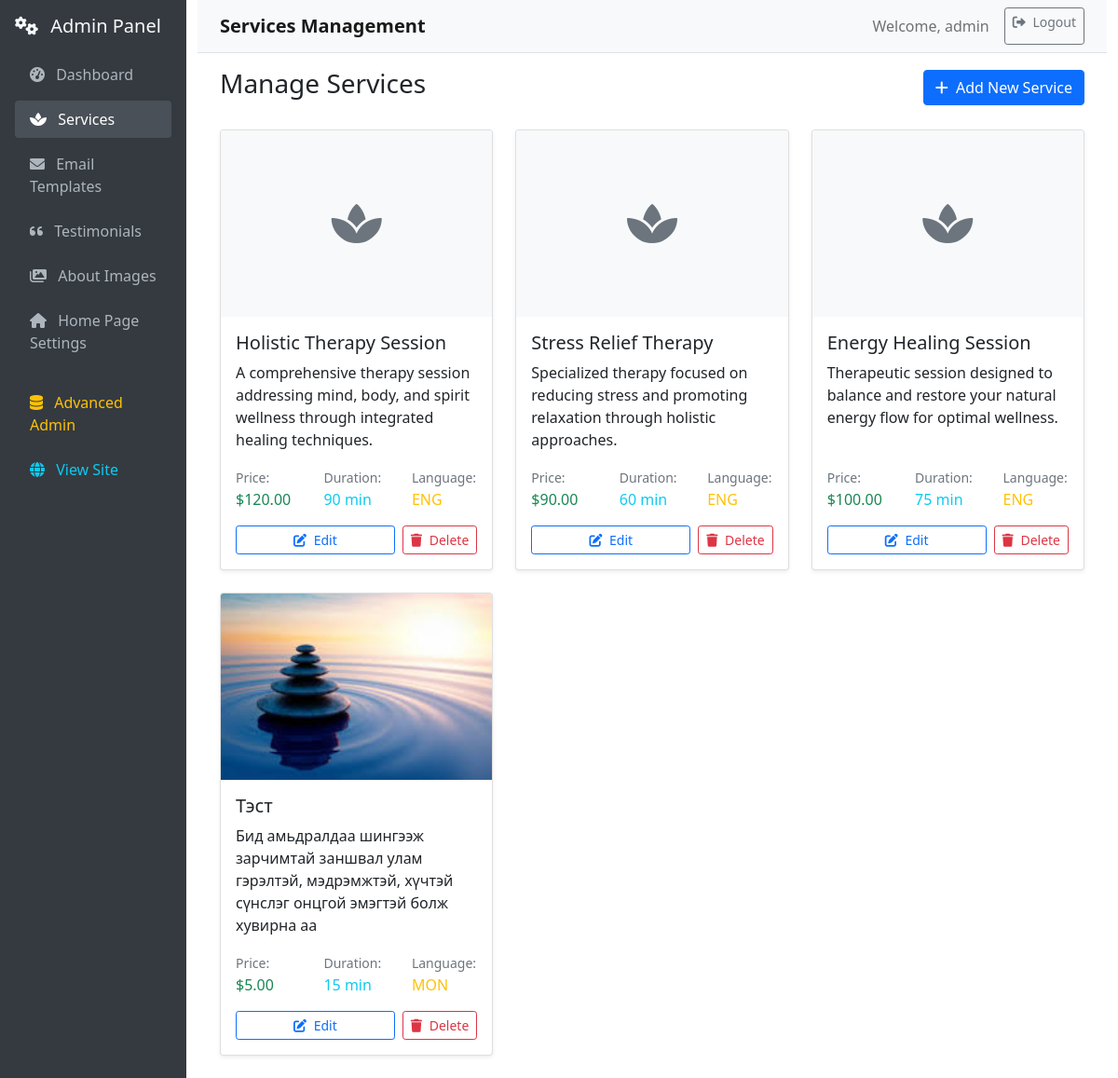
Page /admin/services (signed in) on the committed database.
### db/models.py (models this page shows, shortened)
class User(db.Model, UserMixin):
    __tablename__ = 'users'
    id = db.Column(db.Integer, primary_key=True, autoincrement=True)
    is_paid = db.Column(db.Boolean, default=False)
    username = db.Column(db.String(80), nullable=False, unique=True)
    email = db.Column(db.String(120), nullable=False, unique=True)
    password = db.Column(db.String(128), nullable=False)
    role_id = db.Column(db.Integer, db.ForeignKey('roles.id'), nullable=False)
    role = db.relationship('Role', backref=db.backref('users', lazy=True))
    created_at = db.Column(db.DateTime, default=db.func.now())
    updated_at = db.Column(db.DateTime, default=db.func.now(), onupdate=db.func.now())

class Service(db.Model):
    __tablename__ = "services"
    id = db.Column(db.Integer, primary_key=True)
    name = db.Column(db.String(100), nullable=False)
    description = db.Column(db.Text, nullable=True)
    price = db.Column(db.Float, nullable=False)
    duration = db.Column(db.Integer, nullable=False)  # Duration in minutes
    image_path = db.Column(db.String(255), nullable=True)  # Path to service image
    language = db.Column(db.String(3), nullable=False, default='ENG')  # ENG or MON

### routes/admin.py (the view)
@admin_bp.route('/services')
@admin_required
def admin_services():
    services = Service.query.all()
    return render_template('admin/services.html', services=services)

### app_factory.py (called while the page is built)
def initialize_extensions(app):
    db.init_app(app)
    migrate = Migrate(app, db)
    babel = Babel(app)
    mail = Mail(app)
    app.mail = mail  # Make mail available globally for blueprints
    login_manager = LoginManager()
    login_manager.init_app(app)
    @login_manager.user_loader
    def load_user(user_id):
        return User.query.get(int(user_id))
    try:
        from flask_cors import CORS
        CORS(app, supports_credentials=True)
        print("✅ CORS enabled")
    except ImportError:
        print("⚠️ Flask-CORS not installed. Skipping...")
    from utils.admin_setup import setup_admin
    setup_admin(app)

### routes/admin.py (called while the page is built)
def admin_required(f):
    @wraps(f)
    @login_required
    def decorated_function(*args, **kwargs):
        if not current_user.is_authenticated or current_user.role.name != 'admin':
            flash('Admin access required.', 'error')
            return redirect(url_for('main.home'))
        return f(*args, **kwargs)
    return decorated_function

### templates/admin/services.html (shortened to what this page needs)
{% extends "admin/base.html" %}
{% block page_title %}Services Management{% endblock %}
{% block content %}
<div class="row">
    <div class="col-12">
        <div class="d-flex justify-content-between align-items-center mb-4">
            <h3>Manage Services</h3>
            <a href="{{ url_for('admin_panel.create_service') }}" class="btn btn-primary">
                <i class="fas fa-plus me-1"></i>
                Add New Service
            </a>
        </div>
    </div>
</div>
<div class="row">
    {% if services %}
        {% for service in services %}
        <div class="col-md-6 col-lg-4 mb-4">
            <div class="card h-100">
                {% if service.image_path %}
                <img src="{{ url_for('static', filename=service.image_path) }}"
                     class="card-img-top"
                     style="height: 200px; object-fit: cover;"
                     alt="{{ service.name }}">
                {% else %}
                <div class="card-img-top bg-light d-flex align-items-center justify-content-center"
                     style="height: 200px;">
                    <i class="fas fa-spa fa-3x text-muted"></i>
                </div>
                {% endif %}
                <div class="card-body d-flex flex-column">
                    <h5 class="card-title">{{ service.name }}</h5>
                    <p class="card-text flex-grow-1">{{ service.description or 'No description available.' }}</p>
                    <div class="mt-auto">
                        <div class="row mb-3">
                            <div class="col-4">
                                <small class="text-muted">Price:</small><br>
                                <span class="h6 text-success">${{ '%.2f'|format(service.price) }}</span>
                            </div>
                            <div class="col-4">
                                <small class="text-muted">Duration:</small><br>
                                <span class="h6 text-info">{{ service.duration }} min</span>
                            </div>
                            <div class="col-4">
                                <small class="text-muted">Language:</small><br>
                                <span class="h6 text-warning">{{ service.language }}</span>
                            </div>
                        </div>
                        <div class="d-flex gap-2">
                            <a href="{{ url_for('admin_panel.edit_service', service_id=service.id) }}"
                               class="btn btn-outline-primary btn-sm flex-fill">
                                <i class="fas fa-edit me-1"></i>
                                Edit
                            </a>
                            <button class="btn btn-outline-danger btn-sm"
                                    onclick="confirmDelete({{ service.id }}, '{{ service.name }}')">
                                <i class="fas fa-trash me-1"></i>
                                Delete
                            </button>
                        </div>
                    </div>
                </div>
            </div>
        </div>
        {% endfor %}
    {% endif %}
</div>
{% endblock %}

### templates/admin/base.html (shortened to what this page needs)
<!DOCTYPE html>
<html lang="en">
<head>
    <link href="https://cdn.jsdelivr.net/npm/bootstrap@5.1.3/dist/css/bootstrap.min.css" rel="stylesheet">
    <link href="https://cdnjs.cloudflare.com/ajax/libs/font-awesome/6.0.0/css/all.min.css" rel="stylesheet">
</head>
<body>
    <div class="container-fluid">
        <div class="row">
            <nav class="col-md-3 col-lg-2 sidebar p-3">
                <div class="mb-3">
                    <h5 class="text-light">
                        <i class="fas fa-cogs me-2"></i>
                        Admin Panel
                    </h5>
                </div>
                <ul class="nav flex-column">
                    <li class="nav-item">
                        <a class="nav-link {% if request.endpoint == 'admin_panel.admin_panel' %}active{% endif %}"
                           href="{{ url_for('admin_panel.admin_panel') }}">
                            <i class="fas fa-tachometer-alt me-2"></i>
                            Dashboard
                        </a>
                    </li>
                    <li class="nav-item">
                        <a class="nav-link {% if request.endpoint == 'admin_panel.admin_services' %}active{% endif %}"
                           href="{{ url_for('admin_panel.admin_services') }}">
                            <i class="fas fa-spa me-2"></i>
                            Services
                        </a>
                    </li>
                    <li class="nav-item">
                        <a class="nav-link {% if request.endpoint == 'admin_panel.admin_emails' %}active{% endif %}"
                           href="{{ url_for('admin_panel.admin_emails') }}">
                            <i class="fas fa-envelope me-2"></i>
                            Email Templates
                        </a>
                    </li>
                    <li class="nav-item">
                        <a class="nav-link {% if request.endpoint == 'admin_panel.admin_testimonials' %}active{% endif %}"
                           href="{{ url_for('admin_panel.admin_testimonials') }}">
                            <i class="fas fa-quote-left me-2"></i>
                            Testimonials
                        </a>
                    </li>
                    <li class="nav-item">
                        <a class="nav-link {% if request.endpoint in ['admin_panel.admin_about_images', 'admin_panel.edit_about_image', 'admin_panel.create_about_image'] %}active{% endif %}"
                           href="{{ url_for('admin_panel.admin_about_images') }}">
                            <i class="fas fa-images me-2"></i>
                            About Images
                        </a>
                    </li>
                    <li class="nav-item">
                        <a class="nav-link {% if request.endpoint == 'admin_panel.admin_settings' %}active{% endif %}"
                           href="{{ url_for('admin_panel.admin_settings') }}">
                            <i class="fas fa-home me-2"></i>
                            Home Page Settings
                        </a>
                    </li>
                    <li class="nav-item mt-3">
                        <a class="nav-link text-warning" href="/admin/">
                            <i class="fas fa-database me-2"></i>
                            Advanced Admin
                        </a>
                    </li>
                    <li class="nav-item">
                        <a class="nav-link text-info" href="{{ url_for('main.home') }}">
                            <i class="fas fa-globe me-2"></i>
                            View Site
                        </a>
                    </li>
                </ul>
            </nav>
            <main class="col-md-9 col-lg-10 main-content">
                <nav class="navbar navbar-expand-lg navbar-light bg-light border-bottom">
                    <div class="container-fluid">
                        <span class="navbar-brand mb-0 h1">
                            {% block page_title %}Admin Panel{% endblock %}
                        </span>
                        <div class="navbar-nav ms-auto">
                            <span class="navbar-text me-3">
                                Welcome, {{ current_user.username }}
                            </span>
                            <a class="btn btn-outline-secondary btn-sm" href="/api/logout" onclick="handleLogout(event)">
                                <i class="fas fa-sign-out-alt me-1"></i>
                                Logout
                            </a>
                        </div>
                    </div>
                </nav>
                <div class="container-fluid mt-3">
                    {% block content %}{% endblock %}
                </div>
            </main>
        </div>
    </div>
</body>
</html>

### templates/admin/base.html (style rules this page uses)
.sidebar { min-height: 100vh; background: #343a40; }
.sidebar .nav-link { color: #adb5bd; border-radius: 0.25rem; margin: 0.25rem 0; }
.sidebar .nav-link:hover, .sidebar .nav-link.active { color: #fff; background-color: #495057; }
.main-content { min-height: 100vh; }
.navbar-brand { font-weight: bold; }
.card { box-shadow: 0 0.125rem 0.25rem rgba(0, 0, 0, 0.075); border: 1px solid rgba(0, 0, 0, 0.125); }

### rows in the picture
User: username "admin"
Service: name "Holistic Therapy Session", description "A comprehensive therapy session addressing mind, body, and spirit wellness through integrated healing techniques.", price "120.00", duration "90", language "ENG"
Service: name "Stress Relief Therapy", description "Specialized therapy focused on reducing stress and promoting relaxation through holistic approaches.", price "90.00", duration "60", language "ENG"
Service: name "Energy Healing Session", description "Therapeutic session designed to balance and restore your natural energy flow for optimal wellness.", price "100.00", duration "75", language "ENG"
Service: image_path (picture), name "Тэст", description "Бид амьдралдаа шингээж зарчимтай заншвал улам гэрэлтэй, мэдрэмжтэй, хүчтэй сүнслэг онцгой эмэгтэй болж хувирна аа", price "5.00", duration "15", language "MON"
